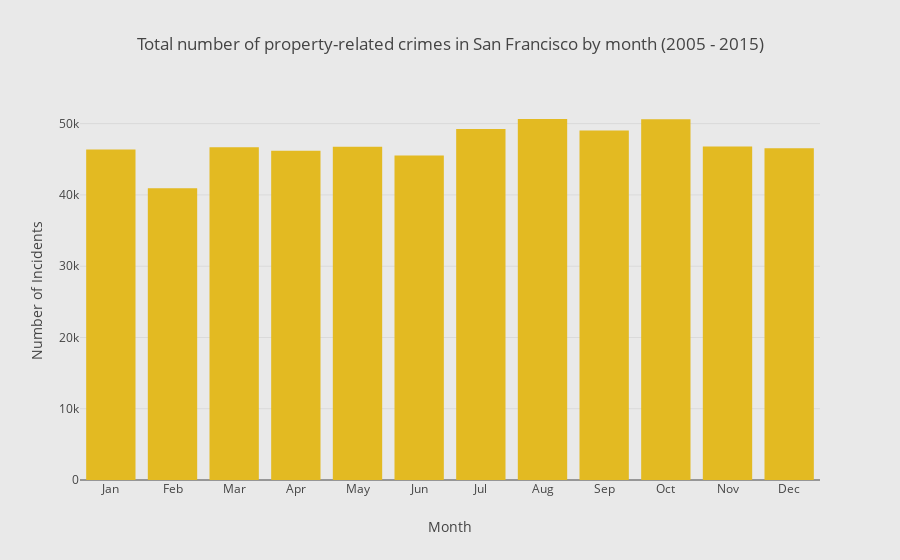

Notebook cell for this chart:
### Code cell
# Make a list of month names
months = ['Jan', 'Feb', 'Mar', 'Apr', 'May', 'Jun',
          'Jul', 'Aug', 'Sep', 'Oct', 'Nov', 'Dec']

y_data = df_sum.total_number_of_incidents

# Make a Bar trace object
trace1 = go.Bar(
    x=months,  # a list of string as x-coords
    y=y_data,   # 1d array of numbers as y-coords
    marker=go.Marker(color='#E3BA22'),  # set bar color (hex color model))
)

title = "Total number of property-related crimes in San Francisco by month (2005 - 2015)"  # plot's title

# Make Layout object
layout = go.Layout(
    title=title,       # set plot title
    showlegend=False,  # remove legend
    yaxis = go.YAxis(title='Number of Incidents'),
    xaxis = go.XAxis(title='Month'),
    paper_bgcolor='rgb(233,233,233)',  # set paper (outside plot) 
    plot_bgcolor='rgb(233,233,233)',   #   and plot color to grey
)


# Make Figure object
fig = go.Figure(data=[trace1], layout=layout)

# (@) Send to Plotly and show in notebook
plotly.offline.iplot(fig)
# plotly.offline.plot(fig)

### Figure 1 — Plotly figure (JSON) as saved in the notebook; plotly's stock layout.template omitted (floating-point values rounded to 4 significant figures)
{"data": [{"marker": {"color": "#E3BA22"}, "type": "bar", "x": ["Jan", "Feb", "Mar", "Apr", "May", "Jun", "Jul", "Aug", "Sep", "Oct", "Nov", "Dec"], "y": [46369, 40947, 46709, 46204, 46753, 45521, 49260, 50656, 49054, 50632, 46801, 46567]}], "layout": {"paper_bgcolor": "rgb(233,233,233)", "plot_bgcolor": "rgb(233,233,233)", "showlegend": false, "title": "Total number of property-related crimes in San Francisco by month (2005 - 2015)", "xaxis": {"title": "Month"}, "yaxis": {"title": "Number of Incidents"}}}
